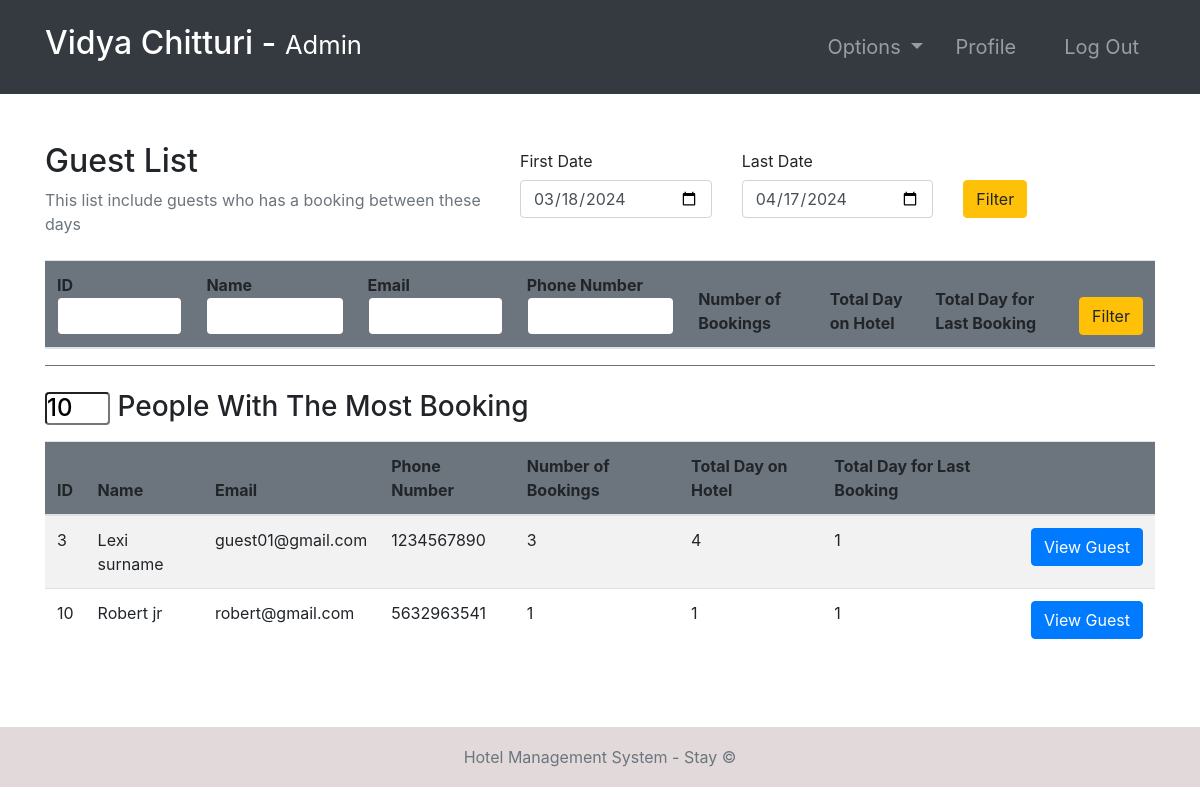
Screenshot of /guests/ (signed in) with the database file from the repository.
### accounts/models.py (models this page shows, shortened)
class Guest(models.Model):
    user = models.OneToOneField(User, null=True, on_delete=models.CASCADE)
    phoneNumber = PhoneNumberField(unique=True)
    def numOfBooking(self):
        from room.models import Booking
        return Booking.objects.filter(guest=self).count()
    def numOfDays(self):
        from room.models import Booking
        totalDay = 0
        bookings = Booking.objects.filter(guest=self)
        for b in bookings:
            day = b.endDate - b.startDate
            totalDay += int(day.days)
        return totalDay
    def numOfLastBookingDays(self):
        from room.models import Booking
        try:
            return int((Booking.objects.filter(guest=self).last().endDate - Booking.objects.filter(guest=self).last().startDate).days)
        except:
            return 0

### room/models.py (models this page shows, shortened)
class Booking(models.Model):
    roomNumber = models.ForeignKey(Room, on_delete=models.CASCADE)
    guest = models.ForeignKey(Guest, null=True, on_delete=models.CASCADE)
    dateOfReservation = models.DateField(default=timezone.now)
    startDate = models.DateField()
    endDate = models.DateField()

### accounts/views.py (the view, shortened to what this page needs)
# urls.py: path('guests/', guests, name="guests"),
@login_required(login_url='login')
def guests(request):
    role = str(request.user.groups.all()[0])
    path = role + "/"
    topRange = Booking.objects.all().values("guest").annotate(
        total=Count("guest")).order_by("-total")
    topLimit = 10
    topList = []
    for t in topRange:
        if len(topList) > 10:
            break
        else:
            topList.append(Guest.objects.get(id=t.get("guest")))
    bookings = Booking.objects.all()
    fd = datetime.combine(date.today()-timedelta(days=30), datetime.min.time())
    ld = datetime.combine(date.today(), datetime.min.time())
    guests = []
    for b in bookings:
        if b.endDate >= fd.date() and b.startDate <= ld.date():
            if b.guest not in guests:
                guests.append(b.guest)
    context = {
        "role": role,
        "guests": guests,
        "topList": topList,
        "topLimit": topLimit,
        "fd": fd,
        "ld": ld
    }
    return render(request, path + "guests.html", context)

### Templates/admin/guests.html
{% extends '../index.html' %}
{% block context %}
{% include '../common_pages/guests.html' %}
{% endblock %}

### Templates/index.html
{% include 'incs/head.html' %}
<body>
    {% include 'incs/nav.html' %}
    {% block context %}
    {% endblock %}
    {% include 'incs/footer.html' %}
</body>
</html>

### Templates/incs/head.html (shortened to what this page needs)
{% load static %}
<!DOCTYPE html>
<html lang="en">
<head>
    <link rel="stylesheet" type="text/css" href="{% static '/css/main.css' %}">
    <link rel="stylesheet" href="https://stackpath.bootstrapcdn.com/bootstrap/4.4.1/css/bootstrap.min.css"
>
</head>

### Templates/incs/nav.html (shortened to what this page needs)
<nav class="navbar navbar-dark bg-dark navbar-expand-lg py-3 " role="navigation">
    <div class="container">
        <a href="" class="navbar-brand">
            <h2 class="text-capitalize">
                {{ request.user.first_name }} {{ request.user.last_name }} -
                <small>
                    {{ role }}
                </small>
            </h2>
        </a>
        <div class="collapse navbar-collapse" id="navbarTags">
            <ul class="navbar-nav ml-auto">
                <li class="nav-item dropdown p-2">
                    <a class="nav-link dropdown-toggle" href="#" id="navbarDropdown" role="button"
                        data-toggle="dropdown" aria-haspopup="true" aria-expanded="false">
                        Options
                    </a>
                </li>
                <li class="nav-item mr-3 p-2">
                    {% if role == 'staff' or role == 'receptionist' or role == 'admin' or role == 'manager' %}
                    <a href="{% url 'employee-profile' user.id %}" class="nav-link">Profile</a>
                    {% endif %}
                </li>
                <li class="nav-item p-2 ">
                    <a href="{% url 'logout' %}" class="nav-link">Log Out</a>
                </li>
            </ul>
        </div>
    </div>
</nav>

### Templates/common_pages/guests.html (shortened to what this page needs)
<div class="container py-5">
    <div class="table-header row">
        <div class="col-sm-12 col-md-12 col-lg-5 mb-4">
            <h2>Guest List</h2>
            <span class="text-muted">This list include guests who has a booking between these days</span>
        </div>
        <div class="col-sm-12 col-md-12 col-lg-7">
            <form action="" method="POST">
                <div class="row">
                    <div class="form-group col-4">
                        <label for="example-date-input" class="col-form-label">First Date</label>
                        <div class="">
                            <input class="form-control" type="date"
                                value="{{fd.year}}-{% if fd.month < 10 %}0{{fd.month}}{% else %}{{fd.month}}{% endif %}-{% if fd.day < 10 %}0{{fd.day}}{% else %}{{fd.day}}{% endif %}"
                                name="f_day" id="f_day">
                        </div>
                    </div>
                    <div class="form-group col-4">
                        <label for="example-date-input" class="col-form-label">Last Date</label>
                        <div class="">
                            <input class="form-control" type="date"
                                value="{{ld.year}}-{% if ld.month < 10 %}0{{ld.month}}{% else %}{{ld.month}}{% endif %}-{% if ld.day < 10 %}0{{ld.day}}{% else %}{{ld.day}}{% endif %}"
                                name="l_day" id="l_day">
                        </div>
                    </div>
                    <div class="col-4" style="margin-top:38px;">
                        <button type="submit" class="btn btn-warning" name="filterDate">Filter</button>
                    </div>
                </div>
            </form>
        </div>
    </div>
    <table class="table table-hover table-striped">
        <thead class="bg-secondary rounded">
            <tr>
                <form action="" method="POST">
                    <th>ID<input type="number" name="id" min="0" value="{{id}}"
                            class="form-control border border-secondary">
                    </th>
                    <th>Name<input type="text" name="name" value="{{name}}"
                            class="form-control border border-secondary"></th>
                    <th>Email<input type="text" name="email" value="{{email}}"
                            class="form-control border border-secondary"></th>
                    <th>Phone Number<input type="number" name="number" min="0" value="{{number}}"
                            class="form-control border border-secondary">
                    </th>
                    <th>Number of Bookings</th>
                    <th>Total Day on Hotel</th>
                    <th>Total Day for Last Booking</th>
                    <th><button type="submit" name="filterGuest" class="btn btn-warning w-100">Filter</button></th>
                </form>
            </tr>
        </thead>
    </table>
    <div class="top-10 pt-4 border-top border-secondary">
        <div class="h3">
            <form action="" method="POST">
                <input type="number" name="top" min="0" value="{{topLimit}}" class="d-inline rounded h4"
                    style="width: 65px;">
                People With The Most Booking
            </form>
        </div>
        <table class="table table-hover table-striped">
            <thead class="bg-secondary rounded">
                <tr>
                    <th>ID</th>
                    <th>Name</th>
                    <th>Email</th>
                    <th>Phone Number</th>
                    <th>Number of Bookings</th>
                    <th>Total Day on Hotel</th>
                    <th>Total Day for Last Booking</th>
                    <th></th>
                </tr>
            </thead>
            <tbody>
                {% for g in topList %}
                <tr>
                    <td>{{g.user.id}}</td>
                    <td>{{g.user.first_name}} {{g.user.last_name}}</td>
                    <td>{{g.user.email}}</td>
                    <td>{{g.phoneNumber}}</td>
                    <td>{{g.numOfBooking}}</td>
                    <td>{{g.numOfDays}}</td>
                    <td>{{g.numOfLastBookingDays}}</td>
                    <td> <a href="{% url 'guest-profile' g.user.id %}"
                            class="btn btn btn-primary w-100">View&nbsp;Guest</a>
                    </td>
                </tr>
                {% endfor %}
            </tbody>
        </table>
    </div>
</div>

### Templates/incs/footer.html
<div class="mt-5">&nbsp;</div>
<footer class="footer sticky-bottom mt-5">
    <div class="container text-center">
        <span class="text-muted">Hotel Management System - Stay ©</span>
    </div>
</footer>

### static/css/main.css (style rules this page uses)
* { margin: 0; padding: 0; -webkit-font-smoothing: antialiased; }
body { position: relative; }
nav .nav-item { font-size: 20px; }
.footer { position: absolute; bottom: 0; width: 100%; height: 60px; line-height: 60px; background-color: #e2dada; margin-top: 30px; }

### rows the page displays
Guest: user.id "3", user.first_name "Lexi", user.last_name "surname", user.email "guest01@gmail.com", phoneNumber "1234567890", numOfBooking "3", numOfDays "4", numOfLastBookingDays "1"
Guest: user.id "10", user.first_name "Robert", user.last_name "jr", user.email "robert@gmail.com", phoneNumber "5632963541", numOfBooking "1", numOfDays "1", numOfLastBookingDays "1"

### other values shown
{{ request.user.first_name }} "Vidya"
{{ request.user.last_name }} "Chitturi"
{{ role }} "Admin"
